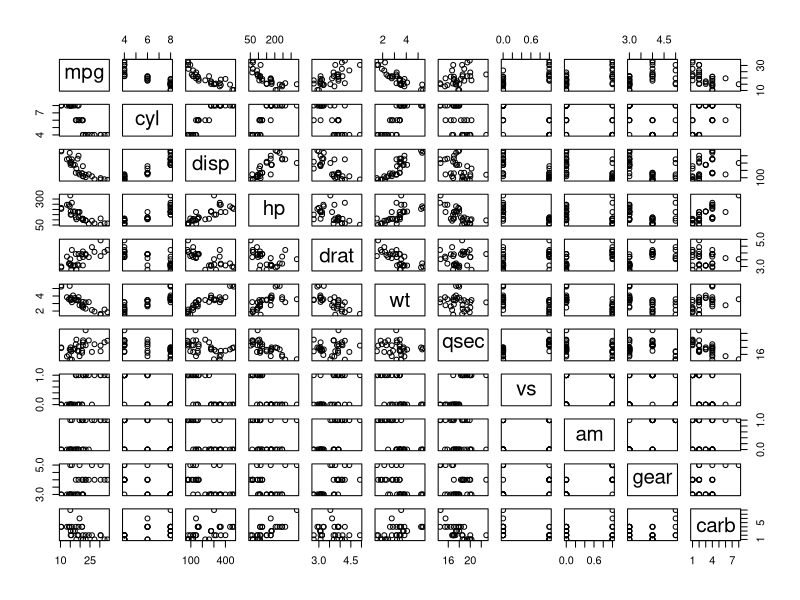
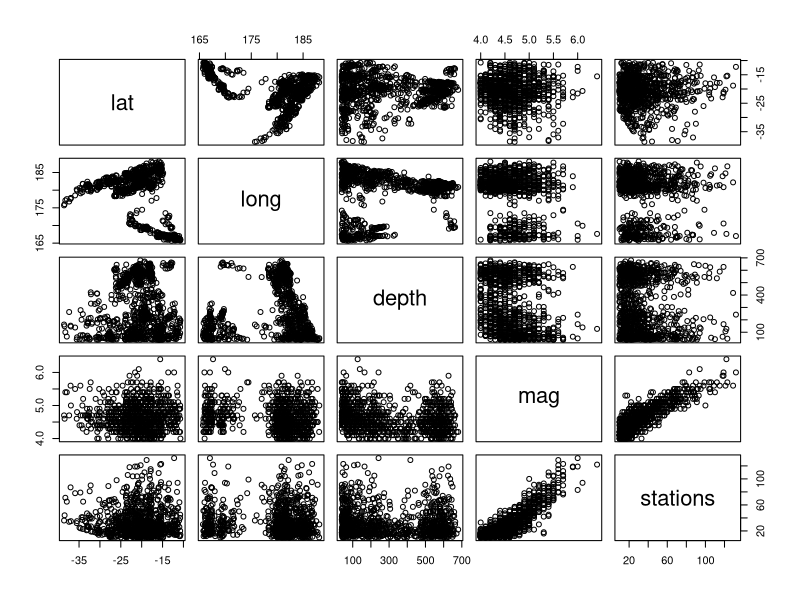
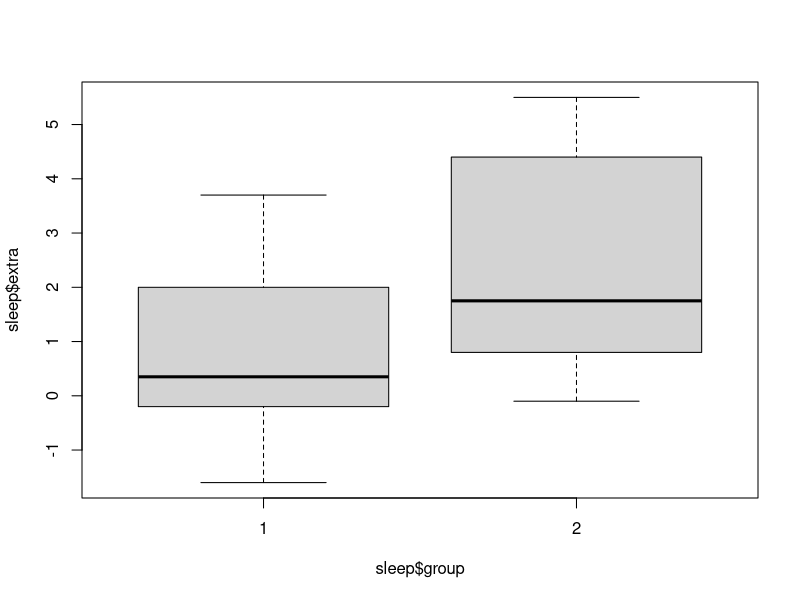
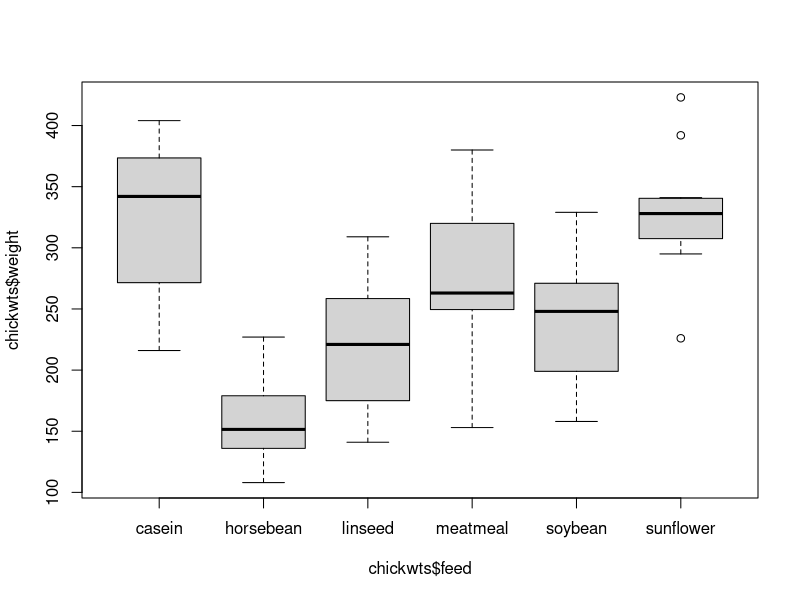

The R source for these figures, in order:
install.packages("ggplot2")
library("ggplot2")
# detach("package:ggplot2",unload=TRUE)
# remove.packages("ggplot2")

data(mtcars)
summary(mtcars)
mtcars$mpg
mtcars[["mpg"]]
mtcars[1,"gear"] = 3
plot(mtcars)

data(quakes)
summary(quakes)
plot(quakes)

data(sleep)
summary(sleep)
boxplot(sleep$extra~sleep$group)

data(chickwts)
boxplot(chickwts$weight~chickwts$feed)

# Ex: R Script
quake.subset <- subset(quakes, subset = mag>5)
mean(quake.subset$stations)

